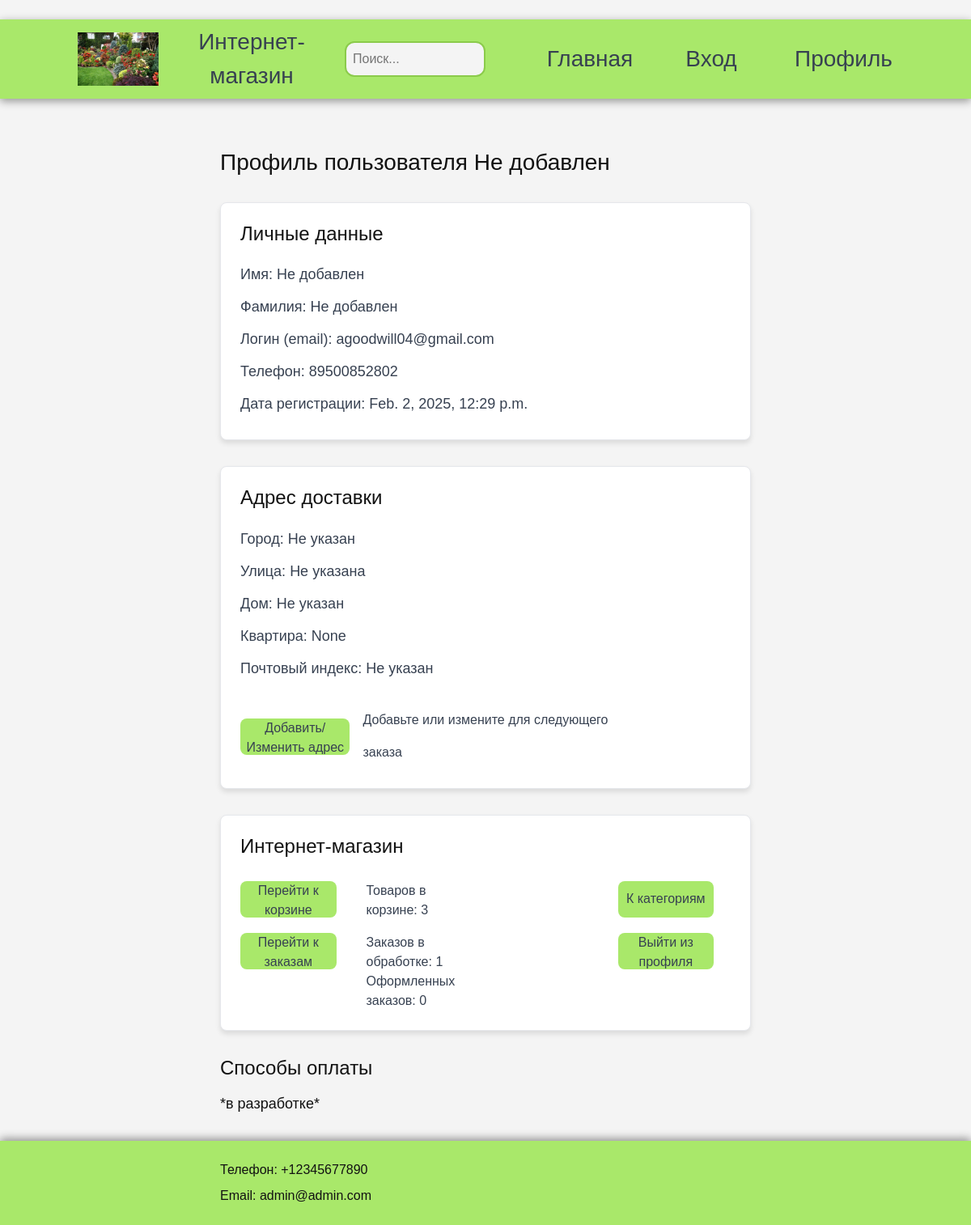
The app's page /profil/ (signed in), older data.
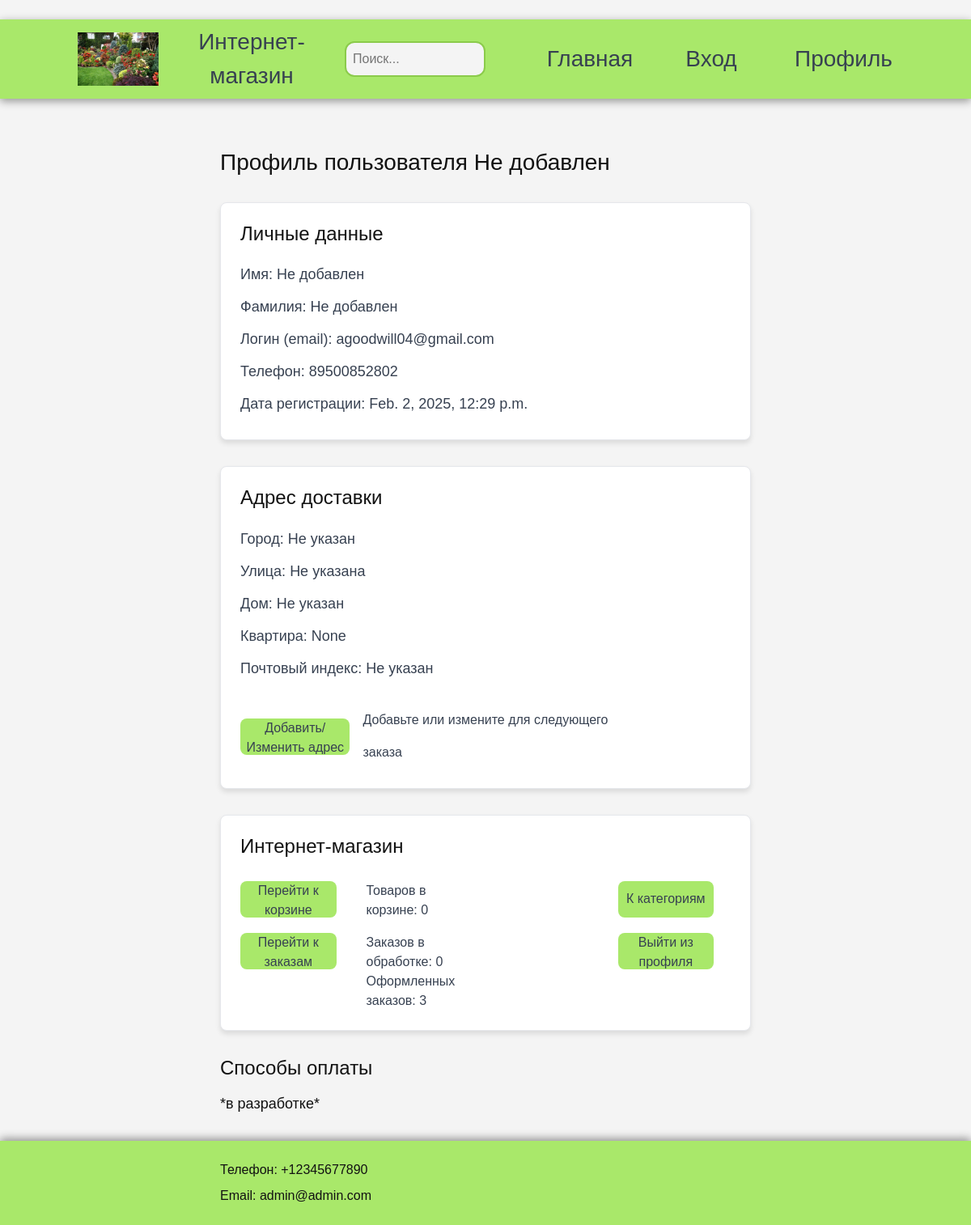
The same page, newer data.
### shop/models.py (models this page shows, shortened)
class Cart(models.Model):
    user = models.OneToOneField(ShopUser, on_delete=models.CASCADE, related_name="cart")
    created_at = models.DateTimeField(auto_now_add=True)

class CartItem(models.Model):
    cart = models.ForeignKey(Cart, related_name="items", on_delete=models.CASCADE)
    product = models.ForeignKey('Product', on_delete=models.CASCADE)
    quantity = models.PositiveIntegerField(default=0)
    is_selected = models.BooleanField(default=False)

class Order(models.Model):
    user = models.ForeignKey(ShopUser, on_delete=models.CASCADE, related_name="orders")
    created_at = models.DateTimeField(auto_now_add=True)
    updated_at = models.DateTimeField(auto_now=True)
    status = models.CharField(max_length=50, default="Ожидает обработки")
    total_price = models.DecimalField(max_digits=10, decimal_places=2, default=0.0)  # Итоговая цена
    city = models.CharField(max_length=100, verbose_name="Город")
    street = models.CharField(max_length=255, verbose_name="Улица")
    house = models.CharField(max_length=20, verbose_name="Дом")
    apartment = models.CharField(max_length=20, verbose_name="Квартира", blank=True, null=True)
    postal_code = models.CharField(max_length=20, verbose_name="Почтовый индекс")

class ShopUser(models.Model):
    email = models.EmailField(unique=True, verbose_name="Email")
    first_name = models.CharField(max_length=255, verbose_name="Имя")
    surname = models.CharField(max_length=255, verbose_name="Фамилия")
    phone_number = models.CharField(max_length=20, verbose_name="Телефон")
    password = models.CharField(max_length=128, verbose_name="Пароль")
    created_at = models.DateTimeField(auto_now_add=True, verbose_name="Дата регистрации")
    city = models.CharField(max_length=100, verbose_name="Город", default="Не указан")
    street = models.CharField(max_length=255, verbose_name="Улица", default="Не указана")
    house = models.CharField(max_length=20, verbose_name="Дом", default="Не указан")
    apartment = models.CharField(max_length=20, verbose_name="Квартира", blank=True, null=True)
    postal_code = models.CharField(max_length=20, verbose_name="Почтовый индекс", default="Не указан")

### shop/views.py (the view)
# urls.py: path('profil/', views.profil, name='profil'),
def profil(request): # страница профиля
    if 'user_id' not in request.session:
        return redirect('shop:registration')
    user = ShopUser.objects.get(id=request.session['user_id'])
    cart = user.cart  # Корзина пользователя
    orders = user.orders.all()
    pending_orders = orders.filter(status="Ожидает обработки")
    ordered_orders = orders.filter(status="Заказан")
    return render(request, 'shop/profil.html', {'user': user, 'pending_orders': pending_orders, 'ordered_orders': ordered_orders, 'cart': cart})

### shop/templatetags/calculations.py (called while the page is built)
@register.filter
def sum_order(items):
    i = 0
    for item in items:
        i+=1
    return i

@register.filter
def sum_cart(items):
    i = 0
    for item in items:
        if item.quantity:
            i+=1*item.quantity
        else:
            i+=1
    return i

### shop/templates/shop/profil.html (shortened to what this page needs)
﻿{% extends "shop/base.html" %}
{% load calculations %}
{% block content %}
<h2>Профиль пользователя {{ user.first_name }} </h2>
<article class="profil_data">
    <h3>Личные данные</h3>
    <p>Имя: {{ user.first_name }}</p>
    <p>Фамилия: {{ user.surname}}</p>
    <p>Логин (email): {{ user.email }}</p>
    <p>Телефон: {{ user.phone_number }}</p>
    <p>Дата регистрации: {{ user.created_at }}</p>
</article>
<article class="profil_data">
    <h3>Адрес доставки</h3>
    <p>Город: {{ user.city }}</p>
    <p>Улица: {{ user.street}}</p>
    <p>Дом: {{ user.house }}</p>
    <p>Квартира: {{ user.apartment }}</p>
    <p>Почтовый индекс: {{ user.postal_code }}</p>
    <section class="profil-form">
        <article class="basket-content">
            <button class="profil-btn" style="width: 35%;" onclick="toggleForm()">Добавить/Изменить адрес</button>
            <p>Добавьте или измените для следующего заказа</p>
        </article>
    </section>
</article>
<article class="order-basket">
    <section class="basket-content">
        <h3>Интернет-магазин</h3>
    </section>
    <section class="basket-section" style="grid-template-columns: repeat(4, 1fr);">
        <form method="post" action="{% url 'shop:cart' %}">
            <button type="submit" class="profil-btn">Перейти к корзине</button>
        </form>
        <section class="basket-content">
            <p>Товаров в корзине: {{ cart.items.all|sum_cart }}</p>
        </section>
        <form method="post" action="{% url 'shop:category_list' %}" style="grid-column-start: 4;">
            <button type="submit" class="profil-btn">К категориям</button>
        </form>
        <form method="post" action="{% url 'shop:order' %}">
            <button type="submit" class="profil-btn">Перейти к заказам</button>
        </form>
        <section class="basket-section" style="gap: 0;">
            <p>Заказов в обработке: {{ pending_orders|sum_order }}</p>
            <p>Оформленных заказов: {{ ordered_orders|sum_order }}</p>
        </section>
        <form method="post" action="{% url 'shop:logout_view' %}" style="grid-column-start: 4;">
            <button type="submit" class="profil-btn">Выйти из профиля</button>
        </form>
    </section>
</article>
<h3>Cпособы оплаты</h3>
<p>*в разработке*</p>
{% endblock content %}

Row changes from the older to the newer data that the page shows:
computed for Cart: items.all|sum_cart "3" → "0"
changed Order: user.user_id (not shown) → "3"; user "1" → (not shown)
Text that changed along with them:
{{ pending_orders|sum_order }}: (not shown) → "0"
{{ ordered_orders|sum_order }}: "0" → (not shown)
